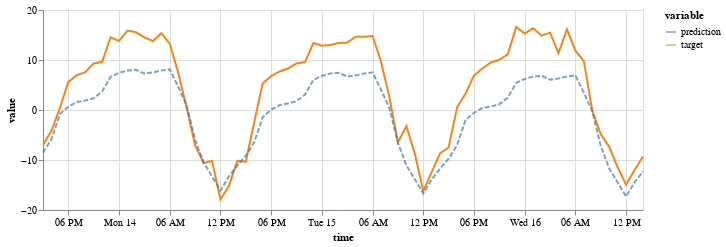

Notebook code cell kept with this figure:
### Code cell
(on.Plot()
    .add(on.marks.line, input)
    .add(on.marks.line, target)
    .add(on.marks.line, prediction, type='dashed')
    .properties(width=600, height=200)
    .show()
)

### Figure 1 — Vega specification as saved in the notebook (floating-point values rounded to 4 significant figures)
{"$schema": "https://vega.github.io/schema/vega/v5.json", "data": [{"name": "source_0", "values": [], "transform": [{"type": "formula", "expr": "toDate(datum['time'])", "as": "time"}]}, {"name": "source_1", "values": [{"time": "2018-05-13T15:00:00.000", "variable": "target", "value": -6.966}, {"time": "2018-05-13T16:00:00.000", "variable": "target", "value": -4.153}, {"time": "2018-05-13T17:00:00.000", "variable": "target", "value": 0.402}, {"time": "2018-05-13T18:00:00.000", "variable": "target", "value": 5.626}, {"time": "2018-05-13T19:00:00.000", "variable": "target", "value": 6.966}, {"time": "2018-05-13T20:00:00.000", "variable": "target", "value": 7.569}, {"time": "2018-05-13T21:00:00.000", "variable": "target", "value": 9.31}, {"time": "2018-05-13T22:00:00.000", "variable": "target", "value": 9.645}, {"time": "2018-05-13T23:00:00.000", "variable": "target", "value": 14.53}, {"time": "2018-05-14T00:00:00.000", "variable": "target", "value": 13.8}, {"time": "2018-05-14T01:00:00.000", "variable": "target", "value": 15.87}, {"time": "2018-05-14T02:00:00.000", "variable": "target", "value": 15.54}, {"time": "2018-05-14T03:00:00.000", "variable": "target", "value": 14.53}, {"time": "2018-05-14T04:00:00.000", "variable": "target", "value": 13.8}, {"time": "2018-05-14T05:00:00.000", "variable": "target", "value": 15.34}, {"time": "2018-05-14T06:00:00.000", "variable": "target", "value": 13.26}, {"time": "2018-05-14T07:00:00.000", "variable": "target", "value": 7.502}, {"time": "2018-05-14T08:00:00.000", "variable": "target", "value": 0.469}, {"time": "2018-05-14T09:00:00.000", "variable": "target", "value": -7.033}, {"time": "2018-05-14T10:00:00.000", "variable": "target", "value": -10.58}, {"time": "2018-05-14T11:00:00.000", "variable": "target", "value": -10.18}, {"time": "2018-05-14T12:00:00.000", "variable": "target", "value": -17.88}, {"time": "2018-05-14T13:00:00.000", "variable": "target", "value": -15.2}, {"time": "2018-05-14T14:00:00.000", "variable": "target", "value": -10.18}, {"time": "2018-05-14T15:00:00.000", "variable": "target", "value": -10.31}, {"time": "2018-05-14T16:00:00.000", "variable": "target", "value": -2.411}, {"time": "2018-05-14T17:00:00.000", "variable": "target", "value": 5.358}, {"time": "2018-05-14T18:00:00.000", "variable": "target", "value": 6.765}, {"time": "2018-05-14T19:00:00.000", "variable": "target", "value": 7.703}, {"time": "2018-05-14T20:00:00.000", "variable": "target", "value": 8.306}, {"time": "2018-05-14T21:00:00.000", "variable": "target", "value": 9.31}, {"time": "2018-05-14T22:00:00.000", "variable": "target", "value": 9.578}, {"time": "2018-05-14T23:00:00.000", "variable": "target", "value": 13.4}, {"time": "2018-05-15T00:00:00.000", "variable": "target", "value": 12.86}, {"time": "2018-05-15T01:00:00.000", "variable": "target", "value": 12.99}, {"time": "2018-05-15T02:00:00.000", "variable": "target", "value": 13.4}, {"time": "2018-05-15T03:00:00.000", "variable": "target", "value": 13.46}, {"time": "2018-05-15T04:00:00.000", "variable": "target", "value": 14.67}, {"time": "2018-05-15T05:00:00.000", "variable": "target", "value": 14.67}, {"time": "2018-05-15T06:00:00.000", "variable": "target", "value": 14.8}, {"time": "2018-05-15T07:00:00.000", "variable": "target", "value": 9.645}, {"time": "2018-05-15T08:00:00.000", "variable": "target", "value": 2.478}, {"time": "2018-05-15T09:00:00.000", "variable": "target", "value": -6.43}, {"time": "2018-05-15T10:00:00.000", "variable": "target", "value": -3.215}, {"time": "2018-05-15T11:00:00.000", "variable": "target", "value": -8.774}, {"time": "2018-05-15T12:00:00.000", "variable": "target", "value": -16.21}, {"time": "2018-05-15T13:00:00.000", "variable": "target", "value": -12.39}, {"time": "2018-05-15T14:00:00.000", "variable": "target", "value": -8.64}, {"time": "2018-05-15T15:00:00.000", "variable": "target", "value": -7.502}, {"time": "2018-05-15T16:00:00.000", "variable": "target", "value": 0.536}, {"time": "2018-05-15T17:00:00.000", "variable": "target", "value": 3.282}, {"time": "2018-05-15T18:00:00.000", "variable": "target", "value": 6.899}, {"time": "2018-05-15T19:00:00.000", "variable": "target", "value": 8.306}, {"time": "2018-05-15T20:00:00.000", "variable": "target", "value": 9.511}, {"time": "2018-05-15T21:00:00.000", "variable": "target", "value": 10.05}, {"time": "2018-05-15T22:00:00.000", "variable": "target", "value": 11.12}, {"time": "2018-05-15T23:00:00.000", "variable": "target", "value": 16.61}, {"time": "2018-05-16T00:00:00.000", "variable": "target", "value": 15.27}, {"time": "2018-05-16T01:00:00.000", "variable": "target", "value": 16.34}, {"time": "2018-05-16T02:00:00.000", "variable": "target", "value": 14.87}, {"time": "2018-05-16T03:00:00.000", "variable": "target", "value": 15.47}, {"time": "2018-05-16T04:00:00.000", "variable": "target", "value": 11.39}, {"time": "2018-05-16T05:00:00.000", "variable": "target", "value": 16.14}, {"time": "2018-05-16T06:00:00.000", "variable": "target", "value": 11.85}, {"time": "2018-05-16T07:00:00.000", "variable": "target", "value": 9.779}, {"time": "2018-05-16T08:00:00.000", "variable": "target", "value": -0.134}, {"time": "2018-05-16T09:00:00.000", "variable": "target", "value": -4.823}, {"time": "2018-05-16T10:00:00.000", "variable": "target", "value": -7.368}, {"time": "2018-05-16T11:00:00.000", "variable": "target", "value": -11.45}, {"time": "2018-05-16T12:00:00.000", "variable": "target", "value": -14.94}, {"time": "2018-05-16T13:00:00.000", "variable": "target", "value": -11.99}, {"time": "2018-05-16T14:00:00.000", "variable": "target", "value": -9.31}], "transform": [{"type": "formula", "expr": "toDate(datum['time'])", "as": "time"}]}, {"name": "source_2", "values": [{"time": "2018-05-13T15:00:00.000", "variable": "prediction", "value": -8.55}, {"time": "2018-05-13T16:00:00.000", "variable": "prediction", "value": -5.833}, {"time": "2018-05-13T17:00:00.000", "variable": "prediction", "value": -0.8139}, {"time": "2018-05-13T18:00:00.000", "variable": "prediction", "value": 0.6451}, {"time": "2018-05-13T19:00:00.000", "variable": "prediction", "value": 1.592}, {"time": "2018-05-13T20:00:00.000", "variable": "prediction", "value": 1.894}, {"time": "2018-05-13T21:00:00.000", "variable": "prediction", "value": 2.348}, {"time": "2018-05-13T22:00:00.000", "variable": "prediction", "value": 3.687}, {"time": "2018-05-13T23:00:00.000", "variable": "prediction", "value": 6.63}, {"time": "2018-05-14T00:00:00.000", "variable": "prediction", "value": 7.424}, {"time": "2018-05-14T01:00:00.000", "variable": "prediction", "value": 7.883}, {"time": "2018-05-14T02:00:00.000", "variable": "prediction", "value": 8.051}, {"time": "2018-05-14T03:00:00.000", "variable": "prediction", "value": 7.281}, {"time": "2018-05-14T04:00:00.000", "variable": "prediction", "value": 7.515}, {"time": "2018-05-14T05:00:00.000", "variable": "prediction", "value": 7.893}, {"time": "2018-05-14T06:00:00.000", "variable": "prediction", "value": 8.137}, {"time": "2018-05-14T07:00:00.000", "variable": "prediction", "value": 4.649}, {"time": "2018-05-14T08:00:00.000", "variable": "prediction", "value": 0.956}, {"time": "2018-05-14T09:00:00.000", "variable": "prediction", "value": -5.971}, {"time": "2018-05-14T10:00:00.000", "variable": "prediction", "value": -10.49}, {"time": "2018-05-14T11:00:00.000", "variable": "prediction", "value": -13.26}, {"time": "2018-05-14T12:00:00.000", "variable": "prediction", "value": -16.09}, {"time": "2018-05-14T13:00:00.000", "variable": "prediction", "value": -13.28}, {"time": "2018-05-14T14:00:00.000", "variable": "prediction", "value": -11.1}, {"time": "2018-05-14T15:00:00.000", "variable": "prediction", "value": -9.152}, {"time": "2018-05-14T16:00:00.000", "variable": "prediction", "value": -6.434}, {"time": "2018-05-14T17:00:00.000", "variable": "prediction", "value": -1.415}, {"time": "2018-05-14T18:00:00.000", "variable": "prediction", "value": 0.04357}, {"time": "2018-05-14T19:00:00.000", "variable": "prediction", "value": 0.9908}, {"time": "2018-05-14T20:00:00.000", "variable": "prediction", "value": 1.292}, {"time": "2018-05-14T21:00:00.000", "variable": "prediction", "value": 1.747}, {"time": "2018-05-14T22:00:00.000", "variable": "prediction", "value": 3.086}, {"time": "2018-05-14T23:00:00.000", "variable": "prediction", "value": 6.028}, {"time": "2018-05-15T00:00:00.000", "variable": "prediction", "value": 6.822}, {"time": "2018-05-15T01:00:00.000", "variable": "prediction", "value": 7.282}, {"time": "2018-05-15T02:00:00.000", "variable": "prediction", "value": 7.449}, {"time": "2018-05-15T03:00:00.000", "variable": "prediction", "value": 6.679}, {"time": "2018-05-15T04:00:00.000", "variable": "prediction", "value": 6.913}, {"time": "2018-05-15T05:00:00.000", "variable": "prediction", "value": 7.291}, {"time": "2018-05-15T06:00:00.000", "variable": "prediction", "value": 7.535}, {"time": "2018-05-15T07:00:00.000", "variable": "prediction", "value": 4.048}, {"time": "2018-05-15T08:00:00.000", "variable": "prediction", "value": 0.3545}, {"time": "2018-05-15T09:00:00.000", "variable": "prediction", "value": -6.573}, {"time": "2018-05-15T10:00:00.000", "variable": "prediction", "value": -11.09}, {"time": "2018-05-15T11:00:00.000", "variable": "prediction", "value": -13.86}, {"time": "2018-05-15T12:00:00.000", "variable": "prediction", "value": -16.69}, {"time": "2018-05-15T13:00:00.000", "variable": "prediction", "value": -13.88}, {"time": "2018-05-15T14:00:00.000", "variable": "prediction", "value": -11.7}, {"time": "2018-05-15T15:00:00.000", "variable": "prediction", "value": -9.753}, {"time": "2018-05-15T16:00:00.000", "variable": "prediction", "value": -7.036}, {"time": "2018-05-15T17:00:00.000", "variable": "prediction", "value": -2.017}, {"time": "2018-05-15T18:00:00.000", "variable": "prediction", "value": -0.558}, {"time": "2018-05-15T19:00:00.000", "variable": "prediction", "value": 0.3893}, {"time": "2018-05-15T20:00:00.000", "variable": "prediction", "value": 0.6906}, {"time": "2018-05-15T21:00:00.000", "variable": "prediction", "value": 1.145}, {"time": "2018-05-15T22:00:00.000", "variable": "prediction", "value": 2.484}, {"time": "2018-05-15T23:00:00.000", "variable": "prediction", "value": 5.427}, {"time": "2018-05-16T00:00:00.000", "variable": "prediction", "value": 6.221}, {"time": "2018-05-16T01:00:00.000", "variable": "prediction", "value": 6.68}, {"time": "2018-05-16T02:00:00.000", "variable": "prediction", "value": 6.848}, {"time": "2018-05-16T03:00:00.000", "variable": "prediction", "value": 6.078}, {"time": "2018-05-16T04:00:00.000", "variable": "prediction", "value": 6.312}, {"time": "2018-05-16T05:00:00.000", "variable": "prediction", "value": 6.69}, {"time": "2018-05-16T06:00:00.000", "variable": "prediction", "value": 6.934}, {"time": "2018-05-16T07:00:00.000", "variable": "prediction", "value": 3.446}, {"time": "2018-05-16T08:00:00.000", "variable": "prediction", "value": -0.2471}, {"time": "2018-05-16T09:00:00.000", "variable": "prediction", "value": -7.174}, {"time": "2018-05-16T10:00:00.000", "variable": "prediction", "value": -11.69}, {"time": "2018-05-16T11:00:00.000", "variable": "prediction", "value": -14.47}, {"time": "2018-05-16T12:00:00.000", "variable": "prediction", "value": -17.29}, {"time": "2018-05-16T13:00:00.000", "variable": "prediction", "value": -14.48}, {"time": "2018-05-16T14:00:00.000", "variable": "prediction", "value": -12.3}], "transform": [{"type": "formula", "expr": "toDate(datum['time'])", "as": "time"}]}, {"name": "source_0_color_domain_variable_0", "values": []}, {"name": "source_1_color_domain_variable_1", "values": [{"variable": "target"}]}, {"name": "source_2_color_domain_variable_2", "values": [{"variable": "prediction"}]}], "marks": [{"type": "group", "name": "layer_0_pathgroup", "from": {"facet": {"data": "source_0", "name": "faceted_path_layer_0_main", "groupby": ["variable"]}}, "encode": {"update": {"height": {"field": {"signal": null, "datum": null, "group": "height", "parent": null}}, "width": {"field": {"signal": null, "datum": null, "group": "width", "parent": null}}}}, "marks": [{"type": "line", "name": "layer_0_marks", "from": {"data": "faceted_path_layer_0_main"}, "sort": {"field": "x"}, "encode": {"update": {"stroke": {"field": "variable", "scale": "color"}, "x": {"field": "time", "scale": "x"}, "y": {"field": "value", "scale": "y"}, "defined": {"signal": "isValid(datum[\"time\"]) && isFinite(+datum[\"time\"]) && isValid(datum[\"value\"]) && isFinite(+datum[\"value\"])"}}}, "style": ["line"]}]}, {"type": "group", "name": "layer_1_pathgroup", "from": {"facet": {"data": "source_1", "name": "faceted_path_layer_1_main", "groupby": ["variable"]}}, "encode": {"update": {"height": {"field": {"signal": null, "datum": null, "group": "height", "parent": null}}, "width": {"field": {"signal": null, "datum": null, "group": "width", "parent": null}}}}, "marks": [{"type": "line", "name": "layer_1_marks", "from": {"data": "faceted_path_layer_1_main"}, "sort": {"field": "x"}, "encode": {"update": {"y": {"field": "value", "scale": "y"}, "x": {"field": "time", "scale": "x"}, "stroke": {"field": "variable", "scale": "color"}, "defined": {"signal": "isValid(datum[\"time\"]) && isFinite(+datum[\"time\"]) && isValid(datum[\"value\"]) && isFinite(+datum[\"value\"])"}}}, "style": ["line"]}]}, {"type": "group", "name": "layer_2_pathgroup", "from": {"facet": {"data": "source_2", "name": "faceted_path_layer_2_main", "groupby": ["variable"]}}, "encode": {"update": {"height": {"field": {"signal": null, "datum": null, "group": "height", "parent": null}}, "width": {"field": {"signal": null, "datum": null, "group": "width", "parent": null}}}}, "marks": [{"type": "line", "name": "layer_2_marks", "from": {"data": "faceted_path_layer_2_main"}, "sort": {"field": "x"}, "encode": {"update": {"opacity": {"value": 0.7}, "defined": {"signal": "isValid(datum[\"time\"]) && isFinite(+datum[\"time\"]) && isValid(datum[\"value\"]) && isFinite(+datum[\"value\"])"}, "x": {"field": "time", "scale": "x"}, "y": {"field": "value", "scale": "y"}, "strokeDash": {"value": [5, 2]}, "stroke": {"field": "variable", "scale": "color"}}}, "style": ["line"]}]}], "scales": [{"name": "x", "type": "time", "domain": {"fields": [{"data": "source_0", "field": "time"}, {"data": "source_1", "field": "time"}, {"data": "source_2", "field": "time"}]}, "range": [0, {"signal": "width"}]}, {"name": "y", "type": "linear", "domain": {"fields": [{"data": "source_0", "field": "value"}, {"data": "source_1", "field": "value"}, {"data": "source_2", "field": "value"}]}, "range": [{"signal": "height"}, 0], "zero": true, "nice": true}, {"name": "color", "type": "ordinal", "domain": {"fields": [{"data": "source_0_color_domain_variable_0", "field": "variable"}, {"data": "source_1_color_domain_variable_1", "field": "variable"}, {"data": "source_2_color_domain_variable_2", "field": "variable"}], "sort": true}, "range": "category"}], "axes": [{"scale": "x", "labels": false, "maxExtent": 0, "minExtent": 0, "ticks": false, "aria": false, "tickCount": {"signal": "ceil(width/40)"}, "orient": "bottom", "gridScale": "y", "grid": true, "domain": false, "zindex": 0}, {"scale": "y", "grid": true, "ticks": false, "labels": false, "tickCount": {"signal": "ceil(height/40)"}, "domain": false, "maxExtent": 0, "gridScale": "x", "aria": false, "minExtent": 0, "zindex": 0, "orient": "left"}, {"scale": "x", "labelFlush": true, "labelOverlap": true, "title": "time", "grid": false, "tickCount": {"signal": "ceil(width/40)"}, "orient": "bottom", "zindex": 0}, {"scale": "y", "title": "value", "orient": "left", "labelOverlap": true, "grid": false, "zindex": 0, "tickCount": {"signal": "ceil(height/40)"}}], "height": 200, "background": "white", "legends": [{"stroke": "color", "symbolType": "stroke", "title": "variable", "encode": {"symbols": {"update": {"opacity": {"value": 0.7}}}}}], "padding": 5, "style": "cell", "width": 600}
